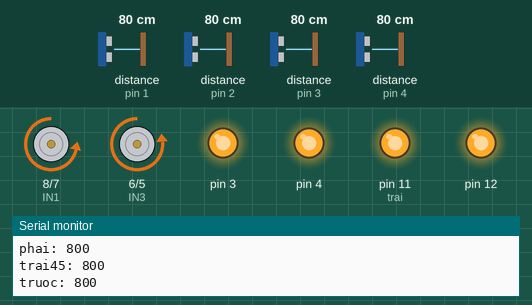
This sketch was run on a simulated Arduino Uno, built with avr-gcc and run on an emulated ATmega328P. Shown: motor-driver pin pairs drawn as motors (green arrow = first pin HIGH = forward, orange = second pin HIGH = backward, longer = more drive, scaled by the enable pin), output pins drawn as LEDs (lit = HIGH), the last lines printed to the serial monitor. The inputs (shaded band) are chosen by the test bench; at power-on: distance to the obstacle (sensors on pin 2, pin 3, pin 4, pin 1) 80 cm.

Above: at 3.2 s.
3.3 s: distance to the obstacle (sensor on pin 2) set to 2 cm
At 3.9 s:
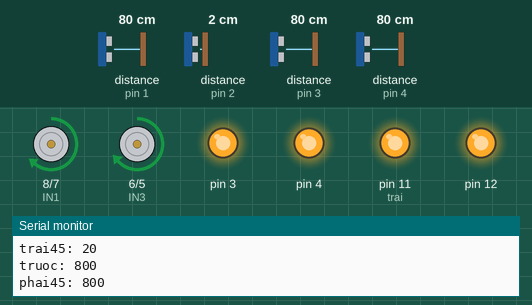
4.9 s: distance to the obstacle (sensor on pin 3) set to 2 cm
At 6.1 s:
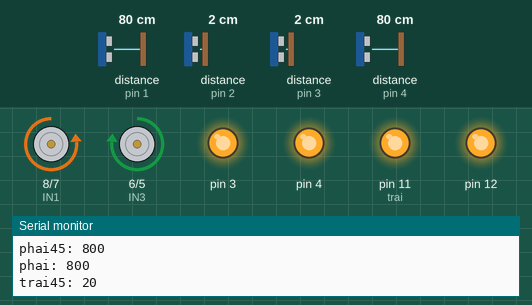
6.4 s: distance to the obstacle (sensor on pin 3) set to 60 cm
At 7.5 s:
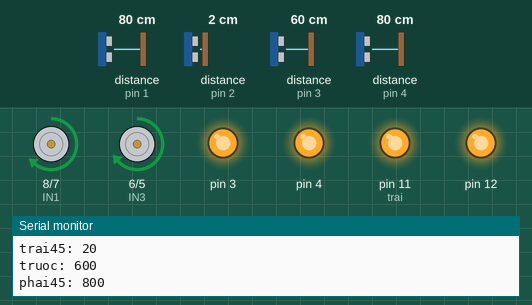
8.0 s: distance to the obstacle (sensor on pin 4) set to 42 cm
9.5 s: distance to the obstacle (sensor on pin 4) set to 37 cm
At 10.0 s:
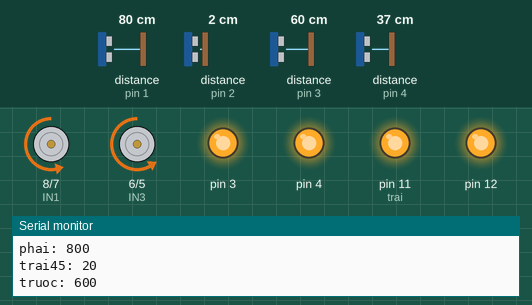
11.1 s: distance to the obstacle (sensor on pin 4) set to 60 cm
At 15.15 s:
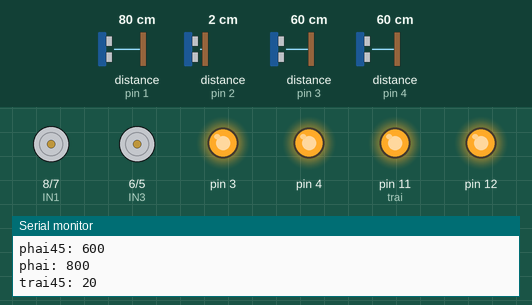
Timing chart, 0 to 16.5 s (numbered marks = the images above; inputs shaded):
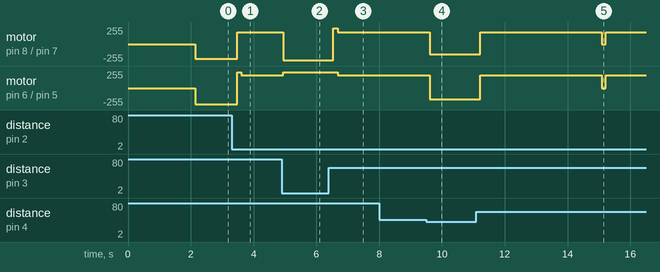

The sketch:

codetest1.ino
```cpp
#include <Wire.h>
#include <VL53L0X.h>

VL53L0X sensor;
VL53L0X sensor2;
VL53L0X sensor3;
VL53L0X sensor4;
VL53L0X sensor5;

int khanh;
const int IN1 = 8;  //
const int IN2 = 7;  //

const int IN3 = 6;
const int IN4 = 5;

const int ENA = 9;   // banh phai
const int ENB = 10;  // banh trai

unsigned long hientai5 = 0;

unsigned long hientai = 0;
unsigned long hientai1 = 0;
unsigned long hientai2 = 0;
unsigned long hientai3 = 0;
unsigned long hientai4 = 0;
unsigned long thoigian;
int delay_trai = 3000;
int delay_phai = 3000;
int delay_quaydau = 700;
int delay_truoc = 10000;
boolean quayphai45 = 0;
boolean quaytrai45 = 0;
boolean quayphai = 0;
boolean quaytrai = 0;
boolean sau = 0;
boolean thang = 0;
//boolean truoc = 0;


int truoc;
int trai45;
int phai45;
int phai;


void setup() {
  Serial.begin(9600);

  // dongco
  pinMode(ENA, OUTPUT);
  pinMode(IN1, OUTPUT);
  pinMode(IN2, OUTPUT);
  //Motor two
  pinMode(ENB, OUTPUT);
  pinMode(IN3, OUTPUT);
  pinMode(IN4, OUTPUT);
  //vl53
  pinMode(11, OUTPUT);  //trai
  pinMode(3, OUTPUT);
  pinMode(4, OUTPUT);
  pinMode(12, OUTPUT);


  digitalWrite(11, LOW);
  digitalWrite(3, LOW);
  digitalWrite(4, LOW);
  digitalWrite(12, LOW);
   Wire.begin();
  init_VL53L0X();
  sensor.startContinuous();
  sensor2.startContinuous();
  sensor3.startContinuous();
  sensor4.startContinuous();
 // sensor5.startContinuous();
   delay(2000);
}

void loop() {

  thoigian = millis();

  hientai5 = thoigian;
  if (truoc > 400 && phai > 400 && trai45 > 400 && phai45 > 400) {
    quaydau();
    sau = 1;
    hientai5 = thoigian;
  }
  if (sau == 1) {
    if (thoigian - hientai5 > 400) {
      dung();
      sau = 0;
    }
  }
  phai = sensor.readRangeContinuousMillimeters();
  Serial.print("phai: ");
  Serial.println(phai);

  trai45 = sensor2.readRangeContinuousMillimeters();
  Serial.print("trai45: ");
  Serial.println(trai45);


  truoc = sensor3.readRangeContinuousMillimeters();
  Serial.print("truoc: ");
  Serial.println(truoc);

  phai45 = sensor4.readRangeContinuousMillimeters();
  Serial.print("phai45: ");
  Serial.println(phai45);  //dlphai mau trang = 650-760

  //&& phai > 400 && trai > 400 && trai45 >400 && phai45 >400
  if (truoc > 400)

  {
    dung();
    thang = 0;
  }

  if (truoc < 400) {

    strong1();
    thang = 1;
    hientai2 = thoigian;
  }
  if (thang == 1) {
    if (thoigian - hientai2 >= delay_truoc) {
      dung();
      thang = 0;
    }
  }
  if (phai < 400 && truoc > 400) {
    if (phai != -1 && phai != 8190 && phai != 8191) {
      quayphai2();
      quayphai = 1;
      hientai = thoigian;
    }
  }
  if (quayphai == 1) {
    if (thoigian - hientai >= delay_phai) {
      dung();
      quayphai = 0;
    }
  }

  if (trai45 < 400 && thang == 0 && truoc > 400) {
    quaytrai2();
    quaytrai45 = 1;
    hientai1 = thoigian;
  }
  if (quaytrai45 == 1) {
    if (thoigian - hientai1 >= 4000) {
      dung();
      quaytrai45 = 0;
    }
  }
  if (phai45 < 400 && truoc > 400 && phai > 400 && thang == 0) {
    quayphai1();
    quayphai45 = 1;
    hientai = thoigian;
  }
  if (quayphai45 == 1) {
    if (thoigian - hientai >= 4000) {
      dung();
      quayphai45 = 0;
    }
  }
}
void quaydau() {
  digitalWrite(IN1, LOW);   // high
  digitalWrite(IN2, HIGH);  // low
  digitalWrite(IN3, LOW);   // high
  digitalWrite(IN4, HIGH);
  analogWrite(ENA, 220);
  analogWrite(ENB, 240);  //TRAI
}
void quayphai1() {
  digitalWrite(IN1, LOW);   // high
  digitalWrite(IN2, HIGH);  // low
  digitalWrite(IN3, LOW);   // high
  digitalWrite(IN4, HIGH);
  analogWrite(ENA, 150);
  analogWrite(ENB, 170);  //TRAI
}
void quaytrai1() {
  digitalWrite(IN1, HIGH);  // high
  digitalWrite(IN2, LOW);   // low
  digitalWrite(IN3, HIGH);  // high
  digitalWrite(IN4, LOW);
  analogWrite(ENA, 150);
  analogWrite(ENB, 170);  //TRAI
}
void quayphai2() {
  digitalWrite(IN1, LOW);   // high
  digitalWrite(IN2, HIGH);  // low
  digitalWrite(IN3, LOW);   // high
  digitalWrite(IN4, HIGH);
  analogWrite(ENA, 200);
  analogWrite(ENB, 210);  //TRAI
}
void quaytrai2() {
  digitalWrite(IN1, HIGH);  // high
  digitalWrite(IN2, LOW);   // low
  digitalWrite(IN3, HIGH);  // high
  digitalWrite(IN4, LOW);
  analogWrite(ENA, 180);
  analogWrite(ENB, 190);  //TRAI
}
void lui() {
  digitalWrite(IN1, HIGH);  // high
  digitalWrite(IN2, LOW);   // low
  digitalWrite(IN3, LOW);   // high
  digitalWrite(IN4, HIGH);
  analogWrite(ENA, 240);
  analogWrite(ENB, 240);  //TRAI
}
void strong1() {
  analogWrite(ENA, 240);
  analogWrite(ENB, 240);
  digitalWrite(IN1, LOW);
  digitalWrite(IN2, HIGH);
  digitalWrite(IN3, HIGH);
  digitalWrite(IN4, LOW);
}

void dung() {
  analogWrite(ENA, 0);
  analogWrite(ENB, 0);
  digitalWrite(IN1, LOW);
  digitalWrite(IN2, HIGH);
  digitalWrite(IN3, HIGH);
  digitalWrite(IN4, LOW);
}

void init_VL53L0X() {
  Serial.print("Setting VL53L0X addresses...");
  digitalWrite(11, HIGH);
  delay(1);
  sensor.init(true);
  sensor.setAddress((uint8_t)01);

  digitalWrite(3, HIGH);
  delay(1);
  sensor2.init(true);
  sensor2.setAddress((uint8_t)02);

  digitalWrite(4, HIGH);
  delay(1);
  sensor3.init(true);
  sensor3.setAddress((uint8_t)03);

  digitalWrite(12, HIGH);
  delay(1);
  sensor4.init(true);
  sensor4.setAddress((uint8_t)04);
}
```

Measured:
- the behaviour switches between 40 and 39 cm on distance to the obstacle (sensor on pin 4) (found by bisection; images 3 and 4)
- after the input at 3.3 s, motor on pin 8 (IN1) / pin 7 (IN2): backward 220/255 → forward 180/255 after 0.17 s; motor on pin 6 (IN3) / pin 5 (IN4): backward 240/255 → forward 240/255 after 0.17 s, → forward 190/255 0.13 s later
- after the input at 4.9 s, motor on pin 8 (IN1) / pin 7 (IN2): forward 180/255 → backward 240/255 at once; motor on pin 6 (IN3) / pin 5 (IN4): forward 190/255 → forward 240/255 at once
- after the input at 6.4 s, motor on pin 8 (IN1) / pin 7 (IN2): backward 240/255 → forward 240/255 after 0.14 s, → forward 180/255 0.13 s later; motor on pin 6 (IN3) / pin 5 (IN4): forward 240/255 → forward 190/255 after 0.28 s
- after the input at 9.5 s, motor on pin 8 (IN1) / pin 7 (IN2): forward 180/255 → backward 150/255 after 0.11 s; motor on pin 6 (IN3) / pin 5 (IN4): forward 190/255 → backward 170/255 after 0.11 s
- after the input at 11.1 s, motor on pin 8 (IN1) / pin 7 (IN2): backward 150/255 → forward 180/255 after 0.11 s, → stopped 3.9 s later, → forward 180/255 0.13 s later; motor on pin 6 (IN3) / pin 5 (IN4): backward 170/255 → forward 190/255 after 0.11 s, → stopped 3.9 s later, → forward 190/255 0.13 s later
